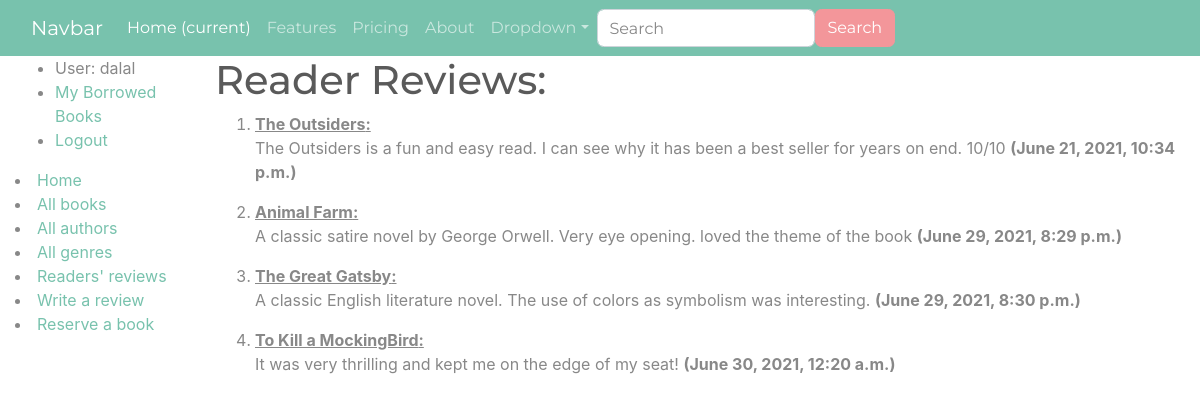
Screenshot of /catalog/reviews/ (signed in) with the database file from the repository.
### catalog/models.py (models this page shows, shortened)
class Review(models.Model):
    review_text = models.TextField()
    reader_name = models.CharField(max_length=100,
                                   blank=True,
                                   null=True,
                                   default='anonymous')
    created_on = models.DateTimeField(auto_now_add=True)
    book = models.ForeignKey('Book', on_delete=models.CASCADE)

class Book(models.Model):
    title = models.CharField(max_length=50)
    author = models.ForeignKey('Author', on_delete=models.SET_NULL, null=True)
    summary = models.TextField(
        max_length=1000, help_text='Enter a brief description of the book')
    isbn = models.CharField(
        'ISBN',
        max_length=13,
        unique=True,
        help_text=
        '13 Character <a href="https://www.isbn-international.org/content/what-isbn">ISBN number</a>'
    )
    genre = models.ManyToManyField(Genre,
                                   help_text='Select a genre for this book')
    def __str__(self):
        return self.title

### catalog/views.py (the view)
# urls.py: path('reviews/',views.ReviewListView.as_view(), name="review-list"),
class ReviewListView(generic.ListView):
  model = Review
  context_object_name = 'review_list'
  queryset = Review.objects.all()
  template_name ='review_list.html'

### catalog/templates/review_list.html (shortened to what this page needs)
<!DOCTYPE html>
<html lang="en">
<head>
{% extends "site_base.html" %}
{% block content %}
  <h1>Reader Reviews:</h1>
  {% if review_list %}
  <ol>
    {% for review in review_list %}
      <li>
      <u> <strong>{{ review.book }}:</strong></u>
        <p>{{review.review_text}} <strong>({{review.created_on}}) </strong></p>
      </li>
    {% endfor %}
  </ol>
  {% else %}
    <p>There are no reviews available.</p>
  {% endif %}
{% endblock %}

### catalog/templates/site_base.html (shortened to what this page needs)
<!DOCTYPE html>
<html lang="en">
<head>
  <link rel="stylesheet" href="https://cdn.jsdelivr.net/npm/bootstrap@4.5.3/dist/css/bootstrap.min.css">
  {% load static %}
  <link rel="stylesheet"
</head>
<link rel="stylesheet" href="https://cdn.jsdelivr.net/npm/bootswatch@4.5.2/dist/minty/bootstrap.min.css">
<nav class="navbar navbar-expand-lg navbar-dark bg-primary">
  <div class="container-fluid">
    <a class="navbar-brand" href=" ">Navbar</a>
    <div class="collapse navbar-collapse" id="navbarColor01">
      <ul class="navbar-nav me-auto">
        <li class="nav-item">
          <a class="nav-link active" href="#">Home
            <span class="visually-hidden">(current)</span>
          </a>
        </li>
        <li class="nav-item">
          <a class="nav-link" href="#">Features</a>
        </li>
        <li class="nav-item">
          <a class="nav-link" href="#">Pricing</a>
        </li>
        <li class="nav-item">
          <a class="nav-link" href="#">About</a>
        </li>
        <li class="nav-item dropdown">
          <a class="nav-link dropdown-toggle" data-bs-toggle="dropdown" href="#" role="button" aria-haspopup="true" aria-expanded="false">Dropdown</a>
        </li>
      </ul>
      <form class="d-flex">
        <input class="form-control me-sm-2" type="text" placeholder="Search">
        <button class="btn btn-secondary my-2 my-sm-0" type="submit">Search</button>
      </form>
    </div>
  </div>
</nav>
<body>
  <div class="container-fluid">
    <div class="row">
      <div class="col-sm-2">
      {% block sidebar %}
        <ul class="sidebar-nav">
   {% if user.is_authenticated %}
     <li>User: {{ user.get_username }}</li>
     <li><a href="{% url 'my-borrowed' %}">My Borrowed Books</a></li>
     <li><a href="{% url 'logout'%}?next={{request.path}}">Logout</a></li>
   {% else %}
     <li><a href="{% url 'login'%}?next={{request.path}}">Login</a></li>
   {% endif %}
  </ul>
          <li><a href="{% url 'index' %}">Home</a></li>
          <li><a href="{% url 'books' %}">All books</a></li>
          <li><a href="{% url 'authors' %}">All authors</a></li>
          <li><a href="{% url 'genre-list' %}">All genres</a></li>
          <li><a href="{% url 'review-list' %}">Readers' reviews</a></li>
          <li><a href="{% url 'add-review' %}">Write a review</a></li>
           <li><a href="{% url 'reserve' %}">Reserve a book</a></li>
     {% endblock %}
      </div>
      <div class="col-sm-10 ">{% block content %}{% endblock %}</div>
    </div>
  </div>
</body>
</html>

### rows the page displays
Review: book "The Outsiders", review_text "The Outsiders is a fun and easy read. I can see why it has been a best seller for years on end. 10/10", created_on "June 21, 2021, 10:34 p.m."
Review: book "Animal Farm", review_text "A classic satire novel by George Orwell. Very eye opening. loved the theme of the book", created_on "June 29, 2021, 8:29 p.m."
Review: book "The Great Gatsby", review_text "A classic English literature novel. The use of colors as symbolism was interesting.", created_on "June 29, 2021, 8:30 p.m."
Review: book "To Kill a MockingBird", review_text "It was very thrilling and kept me on the edge of my seat!", created_on "June 30, 2021, 12:20 a.m."

### other values shown
{{ user.get_username }} "dalal"
